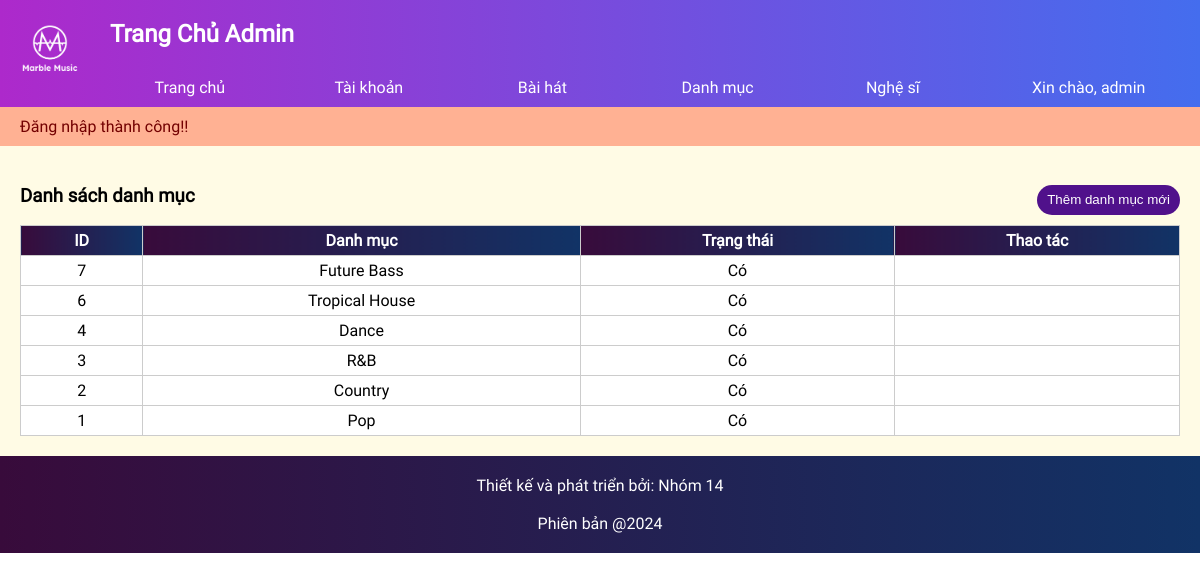
Page /public/admin/categories (signed in) on the committed database.
### tables this page shows
CREATE TABLE `categories` (
  `id` int(11) NOT NULL,
  `category` varchar(30) NOT NULL,
  `disabled` tinyint(4) NOT NULL DEFAULT 0
);

### app/core/functions.php (called while the page is built, shortened)
<?php
function db_connect()
{
    $string = DBDRIVER.":hostname=".DBHOST.";dbname=".DBNAME;
    $con = new PDO($string, DBUSER, DBPASS);
    return $con;
}
function db_query($query, $data = array())
{
    $con = db_connect();
    $stm = $con->prepare($query);
    if($stm)
    {
        $check = $stm->execute($data);
        if($check)
        {
            $result = $stm->fetchAll(PDO::FETCH_ASSOC);
            if(is_array($result) && count($result) > 0)
            {
                return $result;
            }
        }
    }
    return false;
}

### app/pages/admin/categories.php (the view, shortened to what this page needs)
<section class="admin-content" style="min-height: 200px;">
    <?php if($action == 'add'):?>
        <div style="max-width: 500px; margin: auto;">
            <form method="POST">
                <h3>Thêm danh mục mới</h3>
                <input class="form-control my-1" value="<?=set_value('category')?>" type="text" name="category" placeholder="Tên danh mục">
                <?php if(!empty($errors['category'])):?>
                    <small class="error"><?=$errors['category']?></small>
                <?php endif;?>
                <select name="disabled" class="form-control my-1">
                    <option value="">--Vô hiệu hóa danh mục--</option>
                    <option <?=set_select('disabled', '1')?> value="1">Có</option>
                    <option <?=set_select('disabled', '0')?> value="0">Không</option>
                </select>
                <?php if(!empty($errors['disabled'])):?>
                    <small class="error"><?=$errors['disabled']?></small>
                <?php endif;?>
                <button class="btn bg-orange">Lưu</button>
                <a href="<?=ROOT?>/admin/categories">
                    <button type="button" class="float-end btn">Quay lại</button>
                </a>
            </form>
        </div>
    <?php else:?>
        <?php
            $query = "select * from categories order by id desc limit 20";
            $rows = db_query($query);
        ?>
        <h3>Danh sách danh mục
            <a href="<?=ROOT?>/admin/categories/add">
                <button class="float-end btn bg-purple">Thêm danh mục mới</button>
            </a>
        </h3>
        <table class="table">
            <tr>
                <th>ID</th>
                <th>Danh mục</th>
                <th>Trạng thái</th>
                <th>Thao tác</th>
            </tr>
            <?php if(!empty($rows)):?>
                <?php foreach($rows as $row):?>
                    <tr>
                        <td><?=$row['id']?></td>
                        <td><?=$row['category']?></td>
                        <td><?=$row['disabled'] ? 'Không' : 'Có'?></td>
                        <td>
                            <a href="<?=ROOT?>/admin/categories/edit/<?=$row['id']?>">
                            </a>
                            <a href="<?=ROOT?>/admin/categories/delete/<?=$row['id']?>">
                            </a>
                        </td>
                    </tr>
                <?php endforeach;?>
            <?php endif;?>
        </table>
    <?php endif;?>
</section>

### public/assets/css/style.css (style rules this page uses)
* { box-sizing: border-box; }
body a { text-decoration: none; }
.float-end { float: right; }
.btn { border: none; padding: 0px 10px; border-radius: 50px; color: white; background-color: #21137e; cursor: pointer; height: 30px; }
.bg-purple { background-color: #50118b; color: white; }
.admin-content { padding: 20px; background-color: #fffbe5; }
.table { width: 100%; border-collapse: collapse; background-color: white; }
.table th, .table td { border: solid thin #ccc; padding: 5px 10px; text-align: center; }
.table th { background: linear-gradient(to right, #380B3B, #113366);; color: white; }

### rows in the picture
categories: id "7", category "Future Bass", disabled "Có"
categories: id "6", category "Tropical House", disabled "Có"
categories: id "4", category "Dance", disabled "Có"
categories: id "3", category "R&B", disabled "Có"
categories: id "2", category "Country", disabled "Có"
categories: id "1", category "Pop", disabled "Có"

### other values in the picture
user('username') "admin"
message('', true) "Đăng nhập thành công!!"
